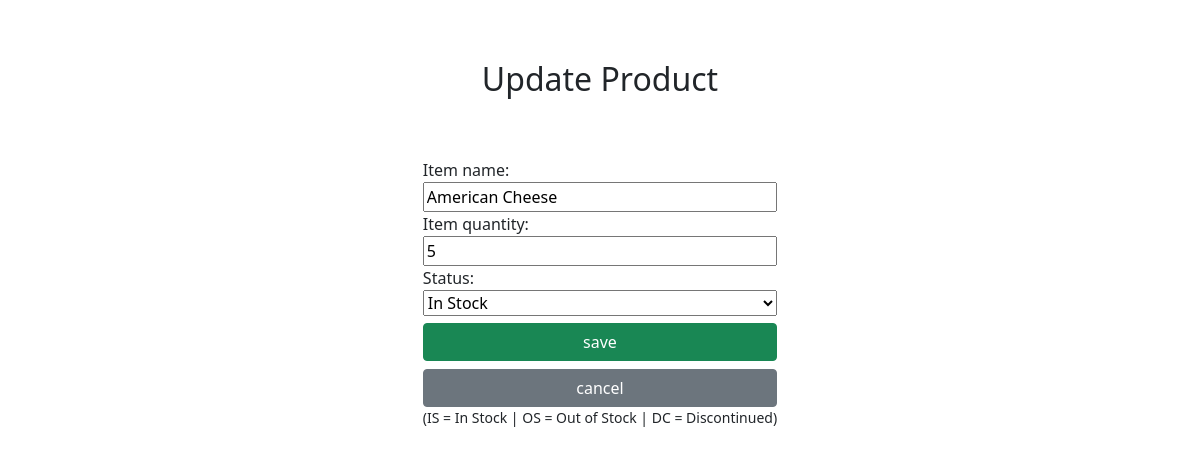
Screenshot of /update/1/ (signed in) with the database file from the repository.
### main/models.py (models this page shows, shortened)
class Product(models.Model):
  INVENTORY_STATUS = (  # By default, products should be Out of Stock
    ('In Stock', 'In Stock'),
    ('Out of Stock', 'Out of Stock'),
    ('Discontinued', 'Discontinued'),
  )
  employee = models.ForeignKey(Employee, on_delete=models.CASCADE, default="") # default set to "" to bypass makemigrations error
  item_name = models.CharField(max_length=100)
  item_quantity = models.IntegerField(default=0)
  status = models.CharField(max_length=12, choices=INVENTORY_STATUS, default='Out of Stock')

### main/views.py (the view)
# urls.py: path('update/<int:_id>/', views.update, name='update'),
@login_required
def update(_req, _id):
  item=Product.objects.get(id=_id)
  updateForm=CreateNewProduct(instance=item)
  if _req.method == "POST":
    productAdd=CreateNewProduct(_req.POST, instance=item)
    if productAdd.is_valid():
      productAdd.save()
      messages.success(_req, 'Data has been updated')
      return redirect('/')
  return render(_req, 'main/update.html', {'form':updateForm, 'item': item})

### main/forms.py
class CreateNewProduct(forms.ModelForm):
  class Meta:
    model = Product
    CHOICES = (('In Stock', 'In Stock'),
              ('Out of Stock', 'Out of Stock'),
              ('Discontinued', 'Discontinued'),)
    item_name = forms.CharField(label="Name", max_length=200, required=True)
    item_quantity = forms.IntegerField(label="Quantity", required=True)
    status = forms.ChoiceField(label="Status", choices=CHOICES, required=True)
    fields = ('item_name', 'item_quantity', 'status')

### main/templates/main/update.html (shortened to what this page needs)
{% extends 'main/base.html' %}
{% block content %}
  <h2 style="display: grid; justify-content: center; margin: 5%;">Update Product</h2>
  <form method="POST" action="/update/{{item.id}}/" style="display: grid; justify-content: center; margin: 0% 15%;">
    {{ form }}
    <input style="margin-top: 2%;" class="btn btn-success" type="submit" value="save">
    <a style="margin-top: 2%;" class="btn btn-secondary" href="/" >cancel</a>
    <small> (IS = In Stock | OS = Out of Stock | DC = Discontinued)</small>
  </form>
{% endblock %}

### rows the page displays
Product: item_name "American Cheese", item_quantity "5", status "In Stock"
